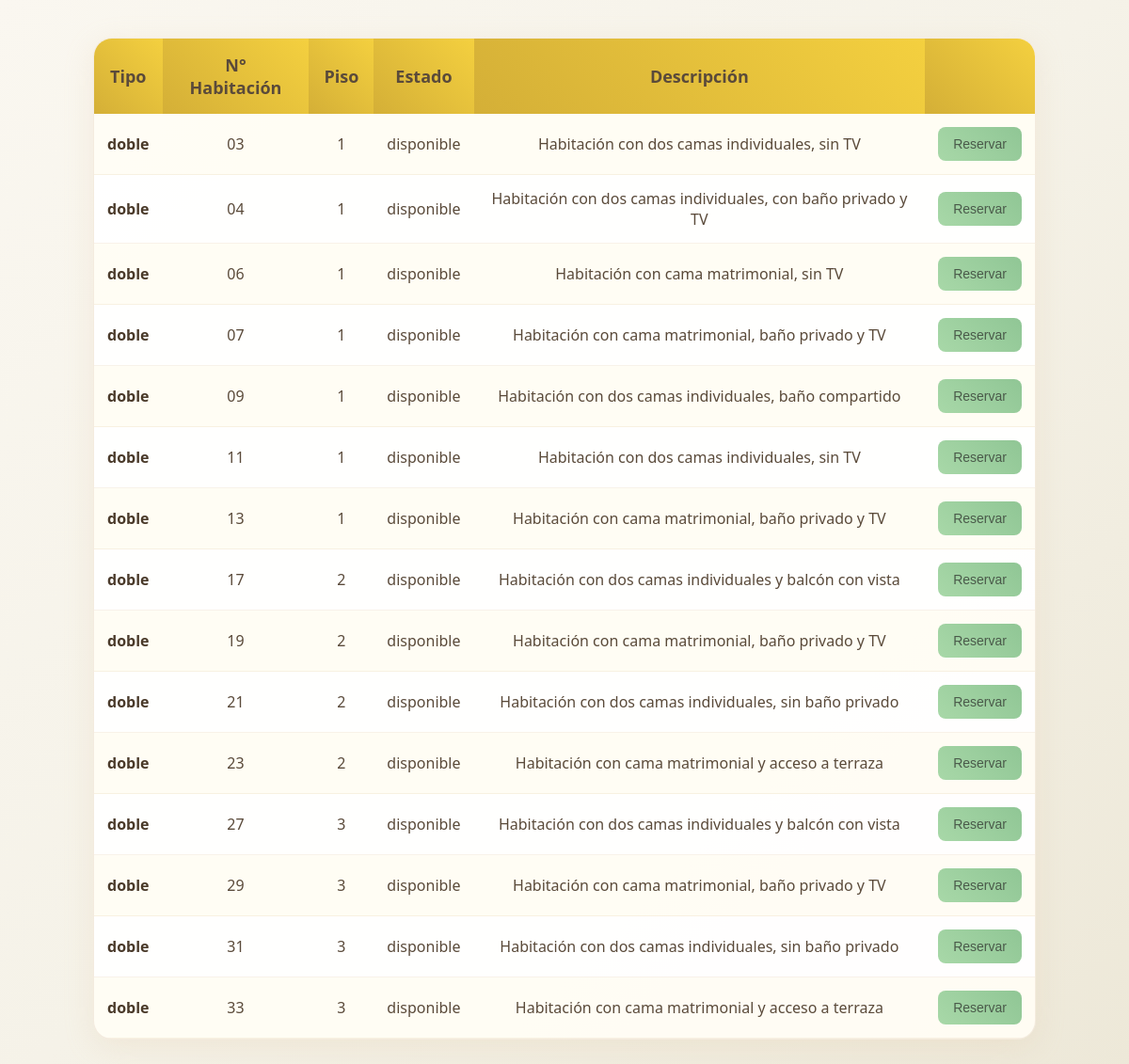
/listarHabitaciones.php?tipo=doble, run on the app's committed database.
### tables this page shows
CREATE TABLE `habitaciones` (
  `id` int(11) NOT NULL,
  `numero` varchar(10) DEFAULT NULL,
  `piso` int(11) DEFAULT NULL,
  `tipo` varchar(50) DEFAULT NULL,
  `estado` enum('disponible','reservada','ocupado','fuera_servicio') DEFAULT 'disponible',
  `descripcion` varchar(255) DEFAULT NULL
);

### listarHabitaciones.php (the view, shortened to what this page needs)
<?php
include("conexion.php");
if (isset($_GET['tipo'])) {
    $tipo = $_GET['tipo'];
    $sql = "SELECT numero, piso, tipo, estado, descripcion
            FROM habitaciones
            WHERE tipo = '$tipo' AND estado = 'disponible'";
    $result = $conexion->query($sql);
} else {
    $sql = "SELECT numero, piso, tipo, estado, descripcion
            FROM habitaciones
            WHERE estado = 'disponible'";
    $result = $conexion->query($sql);
}
?>
<!DOCTYPE html>
<html lang="es">
<head>
</head>
<body>
<div class="tabla-habitaciones">    <table>
        <tr>
            <th>Tipo</th>
            <th>N° Habitación</th>
            <th>Piso</th>
            <th>Estado</th>
            <th>Descripción</th>
            <th></th>
        </tr>
        <?php if (isset($result) && $result->num_rows > 0): ?>
            <?php while ($row = $result->fetch_assoc()): ?>
                <tr>
                    <td><?= htmlspecialchars($row['tipo']) ?></td>
                    <td><?= htmlspecialchars($row['numero']) ?></td>
                    <td><?= htmlspecialchars($row['piso']) ?></td>
                    <td><?= htmlspecialchars($row['estado']) ?></td>
                    <td><?= htmlspecialchars($row['descripcion']) ?></td>
                    <td><button class="btn-reservar" onclick="javascript:cargarContenido('')">Reservar</button></td>
                </tr>
            <?php endwhile; ?>
        <?php else: ?>
            <tr><td colspan="6" class="mensaje">No hay habitaciones disponibles</td></tr>
        <?php endif; ?>
    </table>
</div>
</body>
</html>

### listarHabitaciones.php (style rules this page uses)
body { font-family: 'Segoe UI', sans-serif; background: linear-gradient(135deg, #faf7f0 0%, #f5f2e8 50%, #ede8d8 100%); margin: 0; padding: 0; color: #5a4a3a; min-height: 100vh; }
.tabla-habitaciones { width: 90%; max-width: 1000px; margin: 40px auto; background: rgba(255, 255, 255, 0.95); border-radius: 20px; box-shadow: 0 8px 32px rgba(218, 188, 150, 0.2); overflow: hidden; border: 1px solid rgba(218, 188, 150, 0.3); }
table { width: 100%; border-collapse: collapse; }
th { background: linear-gradient(45deg, #d4af37, #f4d03f); color: #5a4a3a; font-size: 18px; padding: 16px; }
td { padding: 14px; text-align: center; font-size: 16px; color: #5a4a3a; border-bottom: 1px solid rgba(218, 188, 150, 0.2); background: rgba(255, 255, 255, 0.6); }
tr:nth-child(even) td { background: rgba(244, 208, 63, 0.05); }
td:first-child { font-weight: bold; color: #4a3a2a; }
.btn-reservar { background: linear-gradient(45deg, #a8d8a8, #90c695); color: #4a5a4a; padding: 10px 16px; font-size: 14px; border: none; border-radius: 8px; cursor: pointer; transition: background-color 0.3s ease, transform 0.2s ease; }

### data on the page
habitaciones: tipo "doble", numero "03", piso "1", estado "disponible", descripcion "Habitación con dos camas individuales, sin TV"
habitaciones: tipo "doble", numero "04", piso "1", estado "disponible", descripcion "Habitación con dos camas individuales, con baño privado y TV"
habitaciones: tipo "doble", numero "06", piso "1", estado "disponible", descripcion "Habitación con cama matrimonial, sin TV"
habitaciones: tipo "doble", numero "07", piso "1", estado "disponible", descripcion "Habitación con cama matrimonial, baño privado y TV"
habitaciones: tipo "doble", numero "09", piso "1", estado "disponible", descripcion "Habitación con dos camas individuales, baño compartido"
habitaciones: tipo "doble", numero "11", piso "1", estado "disponible", descripcion "Habitación con dos camas individuales, sin TV"
habitaciones: tipo "doble", numero "13", piso "1", estado "disponible", descripcion "Habitación con cama matrimonial, baño privado y TV"
habitaciones: tipo "doble", numero "17", piso "2", estado "disponible", descripcion "Habitación con dos camas individuales y balcón con vista"
habitaciones: tipo "doble", numero "19", piso "2", estado "disponible", descripcion "Habitación con cama matrimonial, baño privado y TV"
habitaciones: tipo "doble", numero "21", piso "2", estado "disponible", descripcion "Habitación con dos camas individuales, sin baño privado"
habitaciones: tipo "doble", numero "23", piso "2", estado "disponible", descripcion "Habitación con cama matrimonial y acceso a terraza"
habitaciones: tipo "doble", numero "27", piso "3", estado "disponible", descripcion "Habitación con dos camas individuales y balcón con vista"
habitaciones: tipo "doble", numero "29", piso "3", estado "disponible", descripcion "Habitación con cama matrimonial, baño privado y TV"
habitaciones: tipo "doble", numero "31", piso "3", estado "disponible", descripcion "Habitación con dos camas individuales, sin baño privado"
habitaciones: tipo "doble", numero "33", piso "3", estado "disponible", descripcion "Habitación con cama matrimonial y acceso a terraza"
